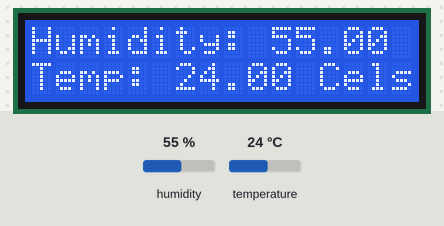
Simulated run of this sketch. Board: Arduino Uno, built with avr-gcc and run on an emulated ATmega328P. Parts: 16×2 character LCD. Inputs (shaded band) come from the test bench; at power-on: humidity 55 %, temperature 24 °C.

Above: at 2.7 s.
2.8 s: humidity set to 22 %
At 12.8 s:
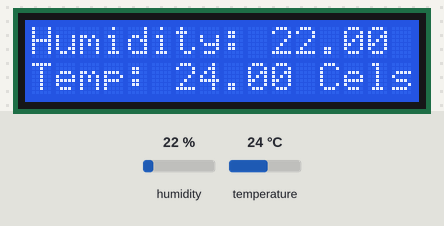
13.6 s: temperature set to 12 °C
At 23.3 s:
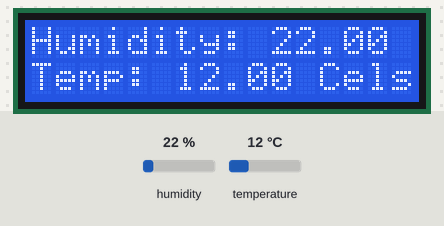
23.7 s: humidity set to 40 %
At 32.6 s:
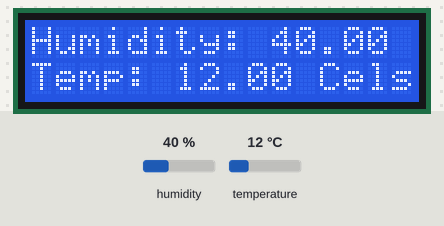
33.7 s: temperature set to 19 °C
At 43.0 s:
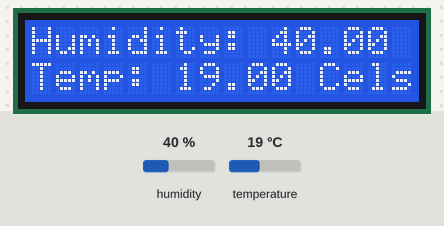
Timing chart, 0 to 44.5 s (numbered marks = the images above; inputs shaded):
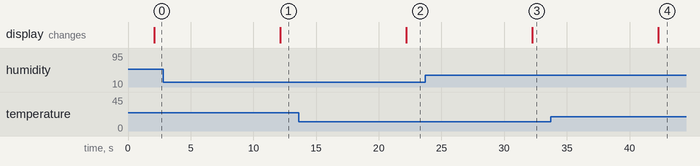

Measured:
- after the input at 2.8 s, the display: changes after 9.4 s (image 1)
- after the input at 13.6 s, the display: changes after 8.6 s (image 2)
- after the input at 23.7 s, the display: changes after 8.5 s (image 3)
- after the input at 33.7 s, the display: changes after 8.6 s (image 4)

The sketch:

HydTemp.ino
```cpp
#include <DHT.h>;
#include <LCD_I2C.h>

#define DHTPIN 2     // what pin we're connected to
#define DHTTYPE DHT22   // DHT 22  (AM2302)

DHT dht(DHTPIN, DHTTYPE); //// Initialize DHT sensor for normal 16mhz Arduino
LCD_I2C lcd(0x27);

float hum;  //Stores humidity value
float temp; //Stores temperature value

void setup()
{
  Serial.begin(9600);
  dht.begin();
  lcd.begin();
  lcd.backlight();
}

void loop()
{
    delay(2000);
    //Read data and store it to variables hum and temp
    hum = dht.readHumidity();
    temp= dht.readTemperature();
    //Print temp and humidity values to serial monitor
    lcd.clear();
    lcd.setCursor(0, 0);
    lcd.print("Humidity: ");
    lcd.print(hum);
    lcd.print(" %");
    lcd.setCursor(0, 1);
    lcd.print("Temp: ");
    lcd.print(temp);
    lcd.println(" Celsius");
    delay(8000); //Delay 2 sec.
}
```
